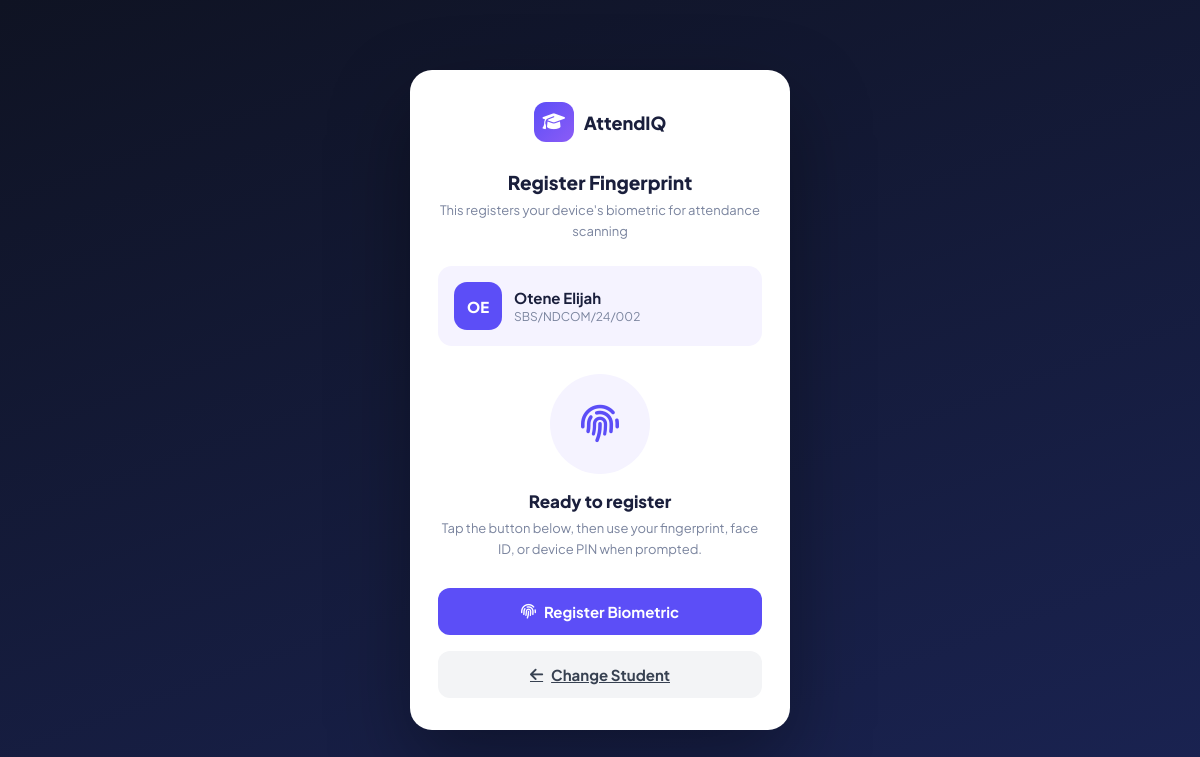
Screenshot of /mobile/register.php?sid=9 with the database file from the repository.
### tables this page shows
CREATE TABLE `students` (
  `id` int(11) NOT NULL,
  `matric_no` varchar(40) NOT NULL,
  `full_name` varchar(120) NOT NULL,
  `email` varchar(120) DEFAULT NULL,
  `phone` varchar(20) DEFAULT NULL,
  `gender` enum('Male','Female','Other') DEFAULT 'Male',
  `is_active` tinyint(1) NOT NULL DEFAULT 1,
  `created_at` datetime DEFAULT current_timestamp()
);

### include/config.php (called while the page is built, shortened)
<?php
function db(): PDO {
    static $pdo = null;
    if ($pdo === null) {
        try {
            $dbUrl = getenv('DATABASE_URL');
            if ($dbUrl) {
                $parsed = parse_url($dbUrl);
                $host = $parsed['host'] ?? 'localhost';
                $port = $parsed['port'] ?? 5432;
                $dbname = ltrim($parsed['path'] ?? '/postgres', '/');
                $user = $parsed['user'] ?? 'postgres';
                $pass = $parsed['pass'] ?? '';
                $dsn = "pgsql:host=$host;port=$port;dbname=$dbname";
                $pdo = new PDO($dsn, $user, $pass, [
                    PDO::ATTR_ERRMODE            => PDO::ERRMODE_EXCEPTION,
                    PDO::ATTR_DEFAULT_FETCH_MODE => PDO::FETCH_ASSOC,
                    PDO::ATTR_EMULATE_PREPARES   => false,
                ]);
                $pdo->exec("SET TIME ZONE 'Africa/Lagos'");
            } else {
                $dsn = 'mysql:host=' . DB_HOST . ';dbname=' . DB_NAME . ';charset=utf8mb4';
                $pdo = new PDO($dsn, DB_USER, DB_PASS, [
                    PDO::ATTR_ERRMODE            => PDO::ERRMODE_EXCEPTION,
                    PDO::ATTR_DEFAULT_FETCH_MODE => PDO::FETCH_ASSOC,
                    PDO::ATTR_EMULATE_PREPARES   => false,
                ]);
                $pdo->exec("SET time_zone = '+01:00'");
            }
        } catch (PDOException $e) {
            http_response_code(500);
            die(json_encode(['error' => 'Database connection failed: ' . $e->getMessage()]));
        }
    }
    return $pdo;
}

### mobile/register.php (the view, shortened to what this page needs)
<?php
require_once __DIR__ . '/../include/config.php';
$studentId = (int)($_GET['sid'] ?? 0);
$student   = null;
$error     = '';
if ($studentId) {
    $s = db()->prepare('SELECT id, full_name, matric_no FROM students WHERE id=? AND is_active=TRUE');
    $s->execute([$studentId]);
    $student = $s->fetch();
}
$hasFp = false;
if ($student) {
    $fp = db()->prepare('SELECT id FROM webauthn_credentials WHERE student_id=?');
    $fp->execute([$student['id']]);
    $hasFp = (bool)$fp->fetch();
}
?>
<!DOCTYPE html>
<html lang="en">
<head>
<link rel="stylesheet" href="https://cdnjs.cloudflare.com/ajax/libs/font-awesome/6.5.0/css/all.min.css">
</head>
<body>
<div class="card">
  <div class="logo">
    <div class="logo-mark"><i class="fa-solid fa-graduation-cap"></i></div>
    <div class="logo-text">AttendIQ</div>
  </div>
  <?php if (!$student && !$error): ?>
    <h1>Register Fingerprint</h1>
    <p class="sub">Enter your matric number to get started</p>
    <form method="GET">
      <div>
        <label>Matric Number</label>
        <input name="matric" placeholder="CSC/2021/001" required style="margin-bottom:12px">
      </div>
      <button type="submit" class="btn btn-primary"><i class="fa-solid fa-magnifying-glass"></i> Find Me</button>
    </form>
  <?php elseif ($error): ?>
    <div class="alert alert-error"><i class="fa-solid fa-circle-exclamation"></i><?= htmlspecialchars($error) ?></div>
    <a href="register.php" class="btn btn-ghost" style="display:flex"><i class="fa-solid fa-arrow-left"></i> Try again</a>
  <?php else: ?>
    <h1><?= $hasFp ? 'Re-register' : 'Register' ?> Fingerprint</h1>
    <p class="sub">This registers your device's biometric for attendance scanning</p>
    <div class="stu-chip">
      <div class="stu-av"><?= strtoupper(substr($student['full_name'],0,1)) . strtoupper(substr(explode(' ',$student['full_name'])[1]??'?',0,1)) ?></div>
      <div>
        <div class="stu-name"><?= htmlspecialchars($student['full_name']) ?></div>
        <div class="stu-matric"><?= htmlspecialchars($student['matric_no']) ?></div>
      </div>
    </div>
    <div id="reg-ui">
      <div class="state">
        <div class="fp-ring idle" id="fp-ring"><i class="fa-solid fa-fingerprint"></i></div>
        <div class="state-title" id="state-title">Ready to register</div>
        <div class="state-sub" id="state-sub">Tap the button below, then use your fingerprint, face ID, or device PIN when prompted.</div>
      </div>
      <div style="margin-top:20px;display:flex;flex-direction:column;gap:8px">
        <button class="btn btn-primary" id="reg-btn" onclick="startRegistration()">
          <i class="fa-solid fa-fingerprint"></i> Register Biometric
        </button>
        <a href="register.php" class="btn btn-ghost" style="display:flex"><i class="fa-solid fa-arrow-left"></i> Change Student</a>
      </div>
    </div>
  <?php endif; ?>
</div>
</body>
</html>

### mobile/register.php (style rules this page uses)
*,*::before,*::after { box-sizing:border-box;margin:0;padding:0 }
:root { --brand:#5c4ef7;--green:#22c48c;--red:#e84646;--amber:#f5a524 }
body { font-family:'Plus Jakarta Sans',sans-serif;background:linear-gradient(160deg,#0f1323 0%,#1a2352 100%); min-height:100vh;display:flex;align-items:center;justify-content:center;padding:20px;color:#1a1f3c }
.card { background:#fff;border-radius:22px;width:100%;max-width:380px;padding:32px 28px;box-shadow:0 32px 80px rgba(0,0,0,.35) }
.logo { display:flex;align-items:center;gap:10px;margin-bottom:28px;justify-content:center }
.logo-mark { width:40px;height:40px;background:linear-gradient(135deg,#5c4ef7,#8b5cf6);border-radius:12px; display:flex;align-items:center;justify-content:center;color:#fff;font-size:18px }
.logo-text { font-size:18px;font-weight:800;color:#1a1f3c }
h1 { font-size:19px;font-weight:800;margin-bottom:6px;text-align:center }
.sub { font-size:13px;color:#7a849e;text-align:center;margin-bottom:24px;line-height:1.6 }
.stu-chip { background:#f5f3ff;border-radius:14px;padding:16px;display:flex;align-items:center;gap:12px;margin-bottom:20px }
.stu-av { width:48px;height:48px;background:var(--brand);border-radius:13px;display:flex;align-items:center; justify-content:center;font-size:15px;font-weight:800;color:#fff;flex-shrink:0 }
.stu-name { font-size:15px;font-weight:700 }
.stu-matric { font-size:12px;color:#7a849e;margin-top:2px }
.btn { width:100%;padding:14px;border-radius:12px;border:none;font-family:inherit;font-size:15px; font-weight:700;cursor:pointer;display:flex;align-items:center;justify-content:center;gap:8px;transition:all .15s }
.btn-primary { background:var(--brand);color:#fff }
.btn-ghost { background:#f3f4f6;color:#374151;margin-top:8px }
.state { text-align:center;padding:8px 0 }
.state-title { font-size:17px;font-weight:800;margin-bottom:6px }
.state-sub { font-size:13px;color:#7a849e;line-height:1.6 }
.fp-ring { width:100px;height:100px;border-radius:50%;margin:0 auto 16px;display:flex;align-items:center;justify-content:center;font-size:38px }
.fp-ring.idle { background:#f5f3ff;color:var(--brand) }

### rows the page displays
students: full_name "O", full_name "E", full_name "Otene Elijah", matric_no "SBS/NDCOM/24/002"
